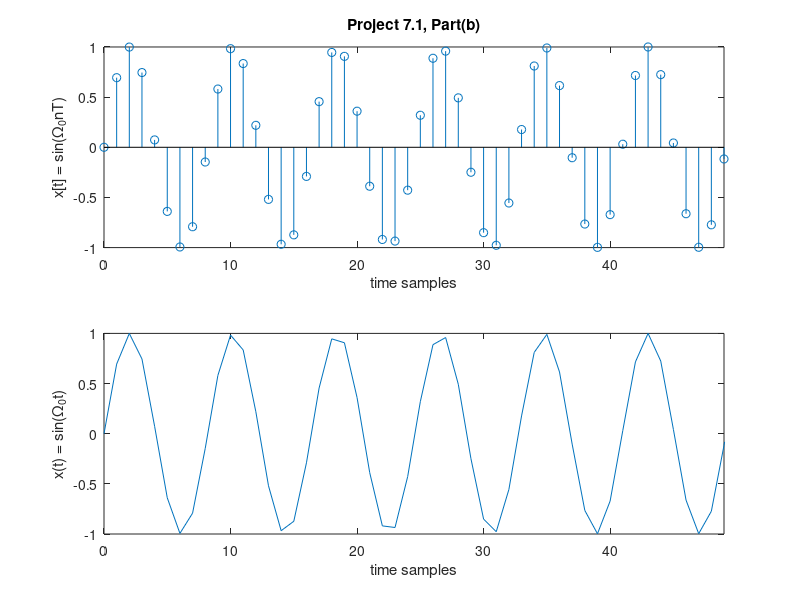

Write MATLAB code to recreate this figure. (Note: this script raises an error after producing the figure.)
%Part 2: Project 7.1, parts (b)

%Sampling frequency is Omega_s = 2*pi*8192
%Part A
Omega_0 = 2*pi*1000;
T= 1/8192;
n=0:8191;
t=n*T;
x = sin(Omega_0*t); % x(t)
x_discrete = sin(Omega_0*n*T); % x[n]

%Part B
figure(1)

subplot(211)
stem(n,x_discrete)%x[n]
xlim([0 49]); %first fifty samples
title('Project 7.1, Part(b)')
xlabel('time samples')
ylabel('x[t] = sin(\Omega_0nT)')

subplot(212)
plot(n,x)
xlim([0 49]); %first fifty samples
xlabel('time samples')
ylabel('x(t) = sin(\Omega_0t)')

if FINALPLOTS
    print -deps proj71PartB.eps
end

